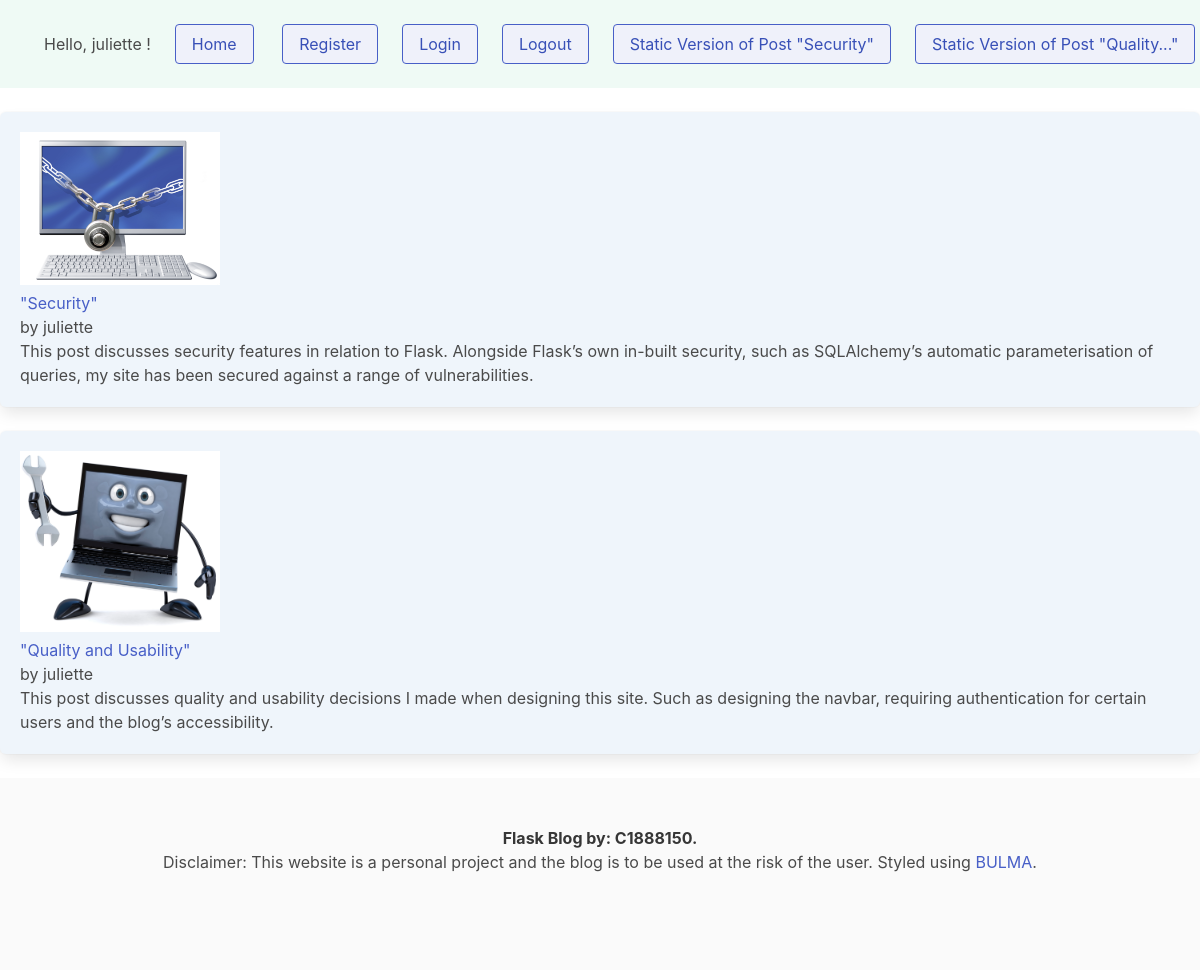
Screenshot of /home (signed in) with the database file from the repository.
### blog/models.py (models this page shows, shortened)
class User(UserMixin,db.Model):
  id = db.Column(db.Integer, primary_key=True)
  first_name = db.Column(db.String(20), unique=False, nullable=False)
  last_name = db.Column(db.String(20), unique=False, nullable=False)
  email = db.Column(db.String(100), unique=True, nullable=False)
  hashed_password=db.Column(db.String(128))
  post = db.relationship('Post', backref='user', lazy=True)
  comment = db.relationship('Comments', backref='user', lazy=True)
  @property
  def password(self):
    raise AttributeError('Password is not readable.')

class Post(db.Model):
  id = db.Column(db.Integer, primary_key=True)
  date = db.Column(db.DateTime, nullable=False, default=datetime.utcnow)
  title = db.Column(db.Text, nullable=False)
  content_summary = db.Column(db.Text, nullable=False)
  content = db.Column(db.Text, nullable=False)
  image_file = db.Column(db.String(40), nullable=False, default='default.jpg')
  author_id = db.Column(db.Integer, db.ForeignKey('user.id'), nullable=False)

### blog/routes.py (the view)
@app.route("/")
@app.route("/home", methods=['GET','POST'])
def home():
  posts=Post.query.all()
  return render_template('home.html',posts=posts)

### blog/models.py (called while the page is built)
@login_manager.user_loader
def load_user(user_id):
  return User.query.get(int(user_id))

### blog/templates/home.html
{% extends "layout.html" %}
{% block content %}
<br>
{% for post in posts %}
<div class="tile is-parent" >
  <article class="tile is-child box has-background-info-light	">
  <p><a href="{{ url_for('post', post_id=post.id) }}">
    <img src="{{ url_for('static', filename='img/' + post.image_file) }}" width="200" height="200"></p>
    <p>  "{{ post.title }}"</a></p>
    <p>by {{ post.user.first_name }}</p>
    <p>{{ post.content_summary }}</p>
  </article>
</div>
{% endfor %}
{% endblock content %}

### blog/templates/layout.html (shortened to what this page needs)
<!DOCTYPE html>
<html>
<head>
<link rel="stylesheet" href="https://cdn.jsdelivr.net/npm/bulma@0.9.4/css/bulma.min.css">
</head>
<nav class="navbar has-background-success-light	is-spaced	">
<div class="navbar-brand">
    <div class="navbar-item">
  {% if current_user.is_anonymous %}
  Hello, guest !
  {% else %}
  Hello, {{ current_user.first_name }} !
  {% endif %}
</div>
</div>
<div class="navbar-item">
<a href="{{ url_for('home') }}" class="button is-link is-primary is-light is-outlined">Home</a>&nbsp
</div>
<div class="navbar-item">
<a href="{{ url_for('register') }}" class="button is-link is-primary is-light is-outlined">Register</a>
</div>
<div class="navbar-item">
<a href="{{ url_for('login') }}" class="button is-link is-primary is-light is-outlined">Login</a>
</div>
{% if current_user.is_authenticated %}
<div class="navbar-item">
<a href="{{ url_for('logout') }}" class="button is-link is-primary is-light is-outlined">Logout</a>
</div>
{% endif %}
<div class="navbar-item">
  <a href="{{ url_for('staticposts') }}" class="button is-link is-primary is-light is-outlined">Static Version of Post "Security"</a>
  </div>
  <div class="navbar-item">
    <a href="{{ url_for('quality_usability') }}" class="button is-link is-primary is-light is-outlined">Static Version of Post "Quality..."</a>
    </div>
</nav>
<body>
<div class="columns is-flex-direction-column is-fullheight-100vh">
{% block content %}
{% endblock %}
</div>
</body>
  <footer class="footer is-align-items-self-end">
    <div class="content has-text-centered">
      <p>
        <strong>Flask Blog by: C1888150.</strong> <br> Disclaimer: This website is a personal project and the blog is to be used at the risk of the user.
         Styled using <a href="http://creativecommons.org/licenses/by-nc-sa/4.0/">BULMA</a>.
      </p>
    </div>
  </footer>
</html>

### rows the page displays
User: first_name "juliette"
Post: image_file (picture), title "Security", user.first_name "juliette", content_summary "This post discusses security features in relation to Flask. Alongside Flask’s own in-built security, such as SQLAlchemy’s automatic parameterisation of queries, my site has been secured against a range of vulnerabilities."
Post: image_file (picture), title "Quality and Usability", user.first_name "juliette", content_summary "This post discusses quality and usability decisions I made when designing this site. Such as designing the navbar, requiring authentication for certain users and the blog’s accessibility."
